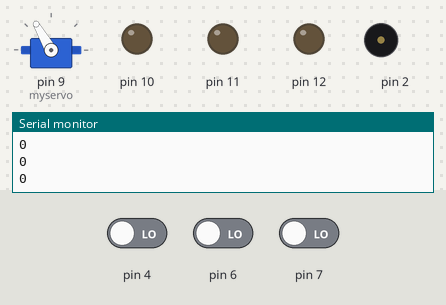
The sketch below on a simulated Arduino Uno, built with avr-gcc and run on an emulated ATmega328P. Parts: servo, output pins drawn as LEDs (lit = HIGH), buzzer (waves = sounding), the last lines printed to the serial monitor. The inputs (shaded band) are chosen by the test bench; at power-on: pin 4 LOW, pin 6 LOW, pin 7 LOW.

Above: at 3.0 s.
3.1 s: pin 4 driven HIGH
At 3.46 s:
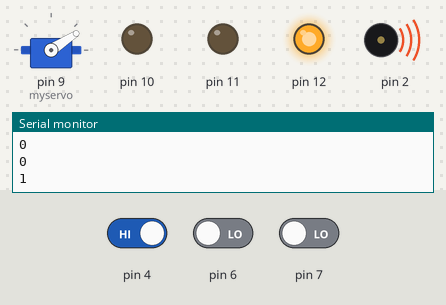
6.6 s: pin 4 driven LOW and pin 6 driven HIGH
At 6.78 s:
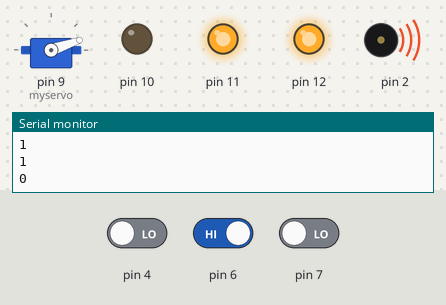
10.1 s: pin 6 driven LOW
At 10.7 s:
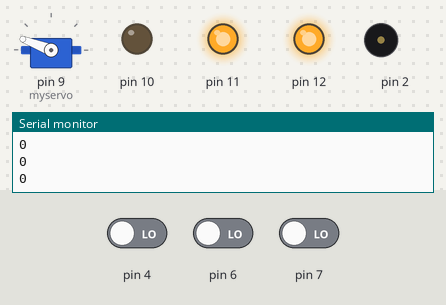
13.6 s: pin 7 driven HIGH
At 14.92 s:
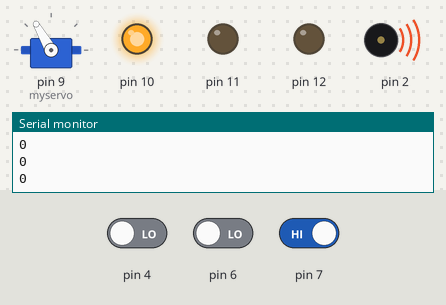
17.1 s: pin 4 driven HIGH
At 17.93 s:
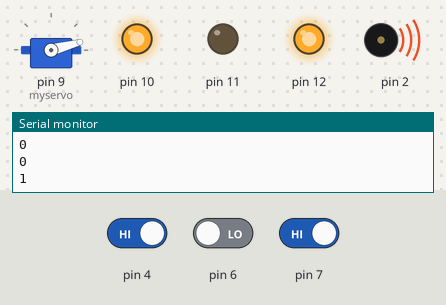
20.6 s: pin 4 driven LOW and pin 6 driven HIGH and pin 7 driven LOW
At 21.25 s:
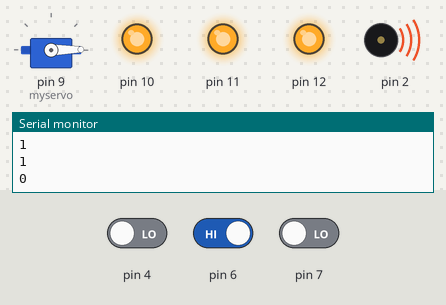
Timing chart, 0 to 27.1 s (numbered marks = the images above; inputs shaded):
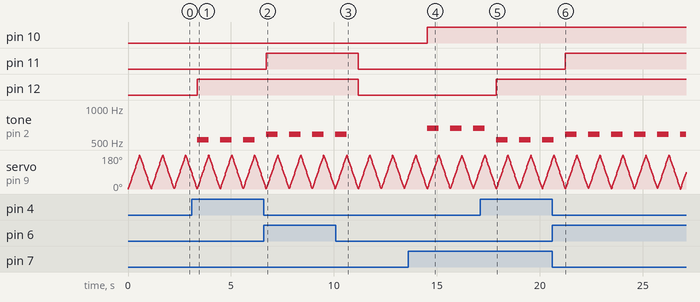

Measured:
- after the input at 3.1 s, pin 12: LOW → HIGH after 0.25 s; tone on pin 2: alternates 523 Hz for 0.56 s and silent for 0.56 s, starting after 0.25 s
- after the input at 6.6 s, pin 11: LOW → HIGH after 0.11 s
- after the input at 10.1 s, pin 11, pin 12: HIGH → LOW after 1.1 s; tone on pin 2: goes on until 10.6 s, then stays silent
- after the input at 13.6 s, pin 10: LOW → HIGH after 0.93 s; tone on pin 2: alternates 659 Hz for 0.56 s and silent for 0.56 s, starting after 0.93 s
- after the input at 17.1 s, pin 12: LOW → HIGH after 0.79 s
- after the input at 20.6 s, pin 11: LOW → HIGH after 0.64 s

The sketch:

week_4_project_real.ino
```cpp
#include <Servo.h>
#include "pitches.h"


Servo myservo;

int pos = 0;

void setup() {
  Serial.begin(9600);
  pinMode (12, OUTPUT);

  pinMode (11, OUTPUT);

  pinMode (10, OUTPUT);


  myservo.attach(9);
  pinMode(4, INPUT);
}

void loop() {
  int yellowbutton = digitalRead(4);
  int bluebutton = digitalRead(6);
  int greenbutton = digitalRead(7);
  Serial.println(yellowbutton);


  for (pos = 0; pos <= 180; pos += 1) {

    myservo.write(pos);
    delay(3);

    if (yellowbutton == HIGH) {
      digitalWrite(12, HIGH);
      tone(2, NOTE_C5, 4);

    } else if (bluebutton == HIGH) {
      digitalWrite(11, HIGH);
      tone(2, NOTE_D5, 4);

    } else if (greenbutton == HIGH) {
      digitalWrite(10, HIGH);
      tone(2, NOTE_E5, 4);

    } else {
      digitalWrite(12, LOW);
      digitalWrite(11, LOW);
      digitalWrite(10, LOW);
      noTone(2);


    }
  }
  for (pos = 180; pos >= 0; pos -= 1) {
    myservo.write(pos);
    delay(3);


  }
}
```
